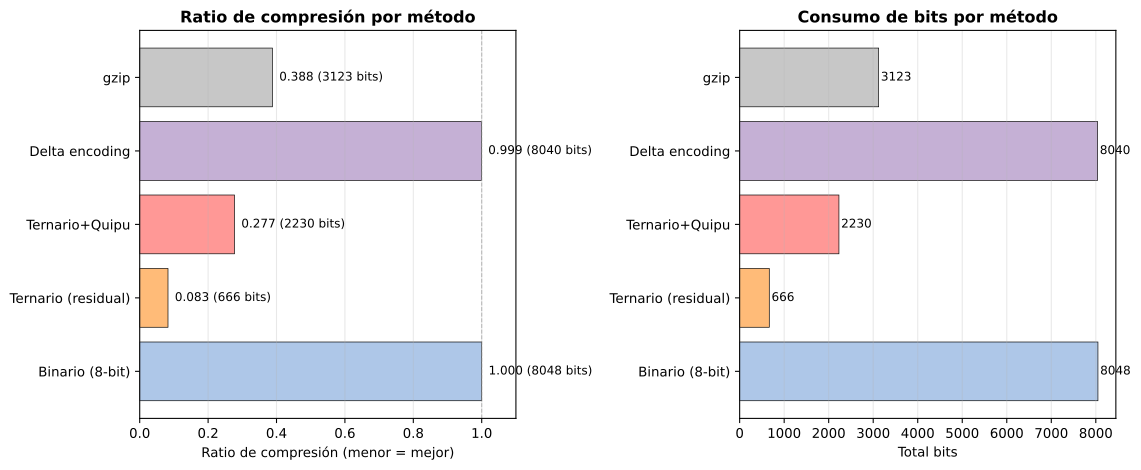

The script that saved this image:
"""
fig03_compression_ratio.py — Ratio de compresión: métodos comparados
Figura 3 del paper
"""
import numpy as np
import matplotlib
matplotlib.use('Agg')
import matplotlib.pyplot as plt
import sys, os
sys.path.insert(0, os.path.join(os.path.dirname(__file__), '..', 'experiment'))
from data import generate_sensor_data
from model import benchmark

temp = generate_sensor_data()
bench = benchmark(temp)

methods = [m[0] for m in bench['methods']]
ratios = [m[2] for m in bench['methods']]
bits = [m[1] for m in bench['methods']]

# Colores
colors = ['#aec7e8', '#ffbb78', '#ff9896', '#c5b0d5', '#c7c7c7']

fig, (ax1, ax2) = plt.subplots(1, 2, figsize=(12, 5))

# Panel A: Ratio de compresión
bars = ax1.barh(methods, ratios, color=colors, edgecolor='black', linewidth=0.5)
ax1.set_xlabel('Ratio de compresión (menor = mejor)', fontsize=10)
ax1.set_title('Ratio de compresión por método', fontsize=12, fontweight='bold')
ax1.set_xlim(0, 1.1)
ax1.axvline(x=1.0, color='gray', linestyle='--', linewidth=0.8, alpha=0.5)
ax1.grid(True, axis='x', alpha=0.3)

# Anotar valores
for bar, ratio, b in zip(bars, ratios, bits):
    ax1.text(bar.get_width() + 0.02, bar.get_y() + bar.get_height()/2,
             f'{ratio:.3f} ({b:.0f} bits)', va='center', fontsize=9)

# Panel B: Bits absolutos
bars2 = ax2.barh(methods, bits, color=colors, edgecolor='black', linewidth=0.5)
ax2.set_xlabel('Total bits', fontsize=10)
ax2.set_title('Consumo de bits por método', fontsize=12, fontweight='bold')
ax2.grid(True, axis='x', alpha=0.3)

# Anotar valores
for bar, b in zip(bars2, bits):
    ax2.text(bar.get_width() + 50, bar.get_y() + bar.get_height()/2,
             f'{b:.0f}', va='center', fontsize=9)

plt.tight_layout()
plt.savefig('../figures/fig03_compression_ratio.pdf', dpi=300, bbox_inches='tight')
plt.savefig('../figures/fig03_compression_ratio.svg', bbox_inches='tight')
print("fig03_compression_ratio: OK")
